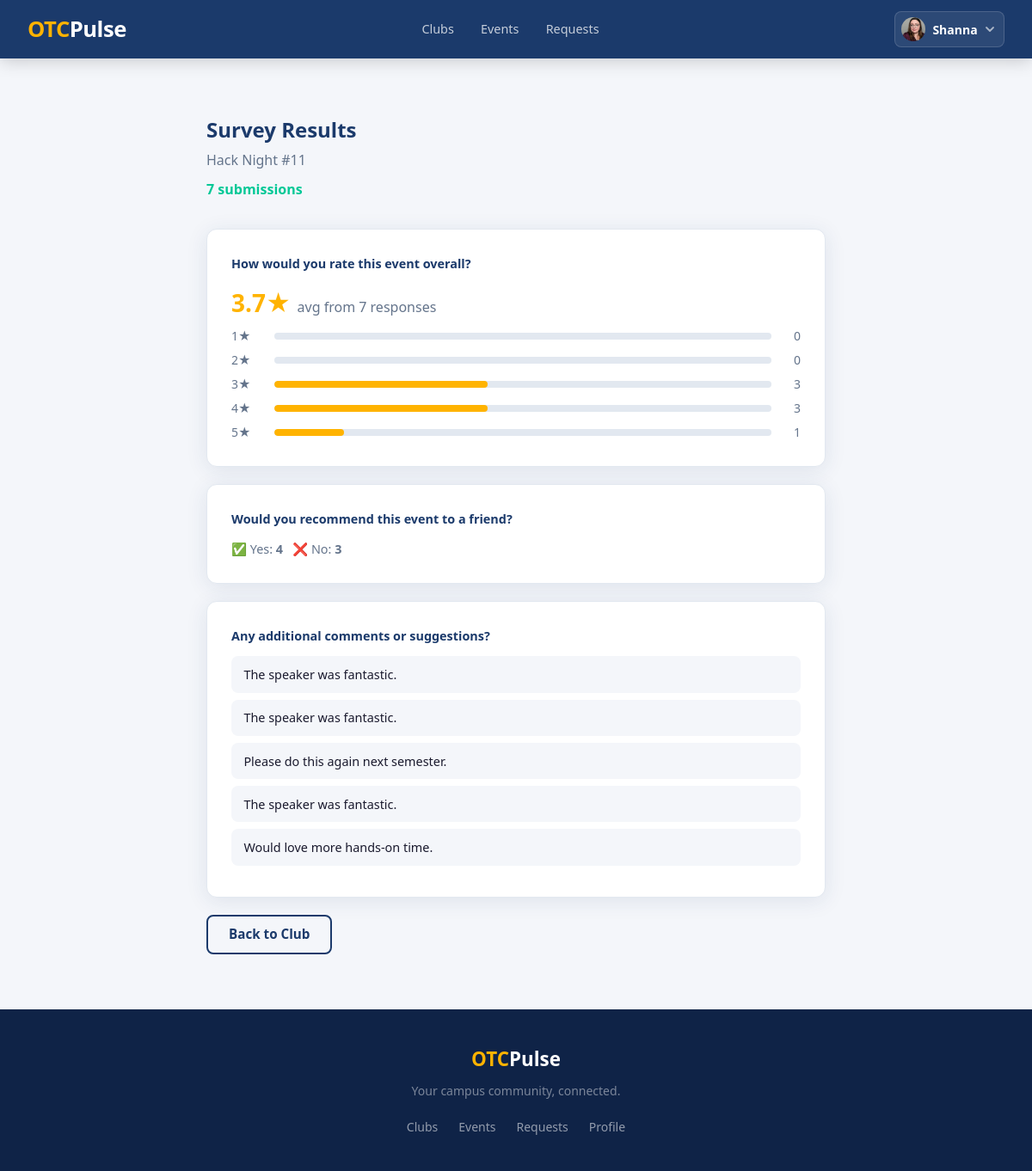
The page /clubs/events/18/survey/results/ (signed in) on the database its author committed.
### account/models.py (models this page shows, shortened)
class Profile(models.Model):
    user = models.OneToOneField(
        settings.AUTH_USER_MODEL,
        on_delete=models.CASCADE
    )
    otc_email = models.EmailField(
        unique=True,
        validators=[validate_otc_email]
    )
    points = models.IntegerField(default=0)
    class Role(models.TextChoices):
        ADMIN = 'ADMIN','Student Engagement'
        ADVISOR = 'ADVISOR','Faculty Advisor'
        LEAD = 'LEAD','Club Officer'
        STUDENT = 'STUDENT','Student'
    role = models.CharField(
        max_length=10,
        choices=Role.choices,
        default=Role.STUDENT,
    )
    image = models.ImageField(upload_to='profile_images/', null=True, blank=True)
    checkin_token = models.UUIDField(default=uuid.uuid4, unique=True, editable=False)
    short_code = models.CharField(max_length=8, unique=True, blank=True)

### clubhouse/models.py (models this page shows, shortened)
class Event(models.Model):
    class Status(models.TextChoices):
        DRAFT = 'DRAFT', 'Draft'
        SUBMITTED = 'SUBMITTED', 'Submitted'
        APPROVED = 'APPROVED', 'Approved'
        PUBLISHED = 'PUBLISHED', 'Published'
    title = models.CharField(max_length=50)
    status = models.CharField(max_length=10, choices=Status.choices, default=Status.DRAFT)
    start_time = models.DateTimeField()
    end_time = models.DateTimeField()
    club = models.ForeignKey(
        Club,
        related_name='events',
        on_delete=models.CASCADE,
    )
    location = models.ForeignKey(
        Location,
        related_name='events',
        on_delete=models.SET_NULL,
        null=True,
        blank=True,
    )
    token = models.UUIDField(default=uuid.uuid4, unique=True, editable=False)
    point_value=models.IntegerField(default=10)

class SurveyQuestion(models.Model):
    class QuestionType(models.TextChoices):
        TEXT = 'TEXT', 'Text Response'
        STARS = 'STARS', 'Star Rating'
        YESNO = 'YESNO', 'Yes / No'
    event = models.ForeignKey(
        Event,
        on_delete=models.CASCADE,
        related_name='survey_questions',
    )
    prompt = models.CharField(max_length=200)
    question_type = models.CharField(
        max_length=5, choices=QuestionType.choices, default=QuestionType.TEXT
    )
    order = models.PositiveSmallIntegerField(default=0)
    required = models.BooleanField(default=False)
    class Meta:
        ordering = ['order']

### clubhouse/views.py (the view)
# urls.py: path('events/<int:pk>/survey/results/', views.survey_results, name='survey_results'),
@login_required
def survey_results(request, pk):
    event = get_object_or_404(Event, pk=pk)
    if not _can_edit_club(request.user.profile, event.club):
        raise PermissionDenied
    questions = event.survey_questions.prefetch_related('surveyresponse_set').all()
    surveys = Survey.objects.filter(event=event).count()
    results = []
    for q in questions:
        responses = SurveyResponse.objects.filter(question=q)
        if q.question_type == SurveyQuestion.QuestionType.TEXT:
            answers = list(responses.exclude(text_answer='').values_list('text_answer', flat=True))
            results.append({'question': q, 'type': 'text', 'answers': answers})
        elif q.question_type == SurveyQuestion.QuestionType.STARS:
            counts = {i: 0 for i in range(1, 6)}
            for r in responses:
                if r.int_answer:
                    counts[r.int_answer] = counts.get(r.int_answer, 0) + 1
            total = sum(counts.values())
            avg = round(sum(k * v for k, v in counts.items()) / total, 1) if total else None
            results.append({'question': q, 'type': 'stars', 'counts': counts, 'avg': avg, 'total': total})
        else:  # YESNO
            yes = responses.filter(int_answer=1).count()
            no = responses.filter(int_answer=0).count()
            results.append({'question': q, 'type': 'yesno', 'yes': yes, 'no': no})
    return render(request, 'clubhouse/survey_results.html', {
        'event': event,
        'results': results,
        'total_submissions': surveys,
        'section': 'clubhouse',
    })

### clubhouse/views.py (called while the page is built)
def _can_edit_club(profile, club):
    return (
        club.officers.filter(pk=profile.pk).exists() or
        club.advisors.filter(pk=profile.pk).exists() or
        profile.role == profile.Role.ADMIN
    )

### clubhouse/templates/clubhouse/survey_results.html
{% extends "base.html" %}
{% block content %}
<div class="section">
  <div class="section-inner" style="max-width:720px">
    <h1 style="color:var(--navy);font-size:1.5rem;font-weight:800;margin-bottom:0.25rem">Survey Results</h1>
    <p style="color:var(--text-muted);margin-bottom:0.5rem">{{ event.title }}</p>
    <p style="margin-bottom:2rem"><span class="point-badge">{{ total_submissions }} submission{{ total_submissions|pluralize }}</span></p>
    {% for r in results %}
      <div class="card" style="margin-bottom:1.25rem">
        <p style="font-weight:700;color:var(--navy);margin-bottom:0.75rem">{{ r.question.prompt }}</p>
        {% if r.type == 'text' %}
          {% if r.answers %}
            {% for ans in r.answers %}
              <p style="background:var(--bg);border-radius:8px;padding:0.6rem 0.9rem;margin-bottom:0.5rem;font-size:0.9rem;color:var(--text)">{{ ans }}</p>
            {% endfor %}
          {% else %}
            <p style="color:var(--text-muted);font-size:0.9rem">No responses yet.</p>
          {% endif %}
        {% elif r.type == 'stars' %}
          <p style="font-size:1.75rem;font-weight:800;color:var(--gold)">{{ r.avg }}★ <span style="font-size:1rem;color:var(--text-muted);font-weight:400">avg from {{ r.total }} response{{ r.total|pluralize }}</span></p>
          {% for star, count in r.counts.items %}
            <div style="display:flex;align-items:center;gap:0.6rem;margin-top:0.35rem;font-size:0.875rem">
              <span style="width:40px;color:var(--text-muted)">{{ star }}★</span>
              <div style="flex:1;background:var(--border);border-radius:100px;height:8px;overflow:hidden">
                {% if r.total %}<div style="width:{% widthratio count r.total 100 %}%;height:100%;background:var(--gold);border-radius:100px"></div>{% endif %}
              </div>
              <span style="width:24px;text-align:right;color:var(--text-muted)">{{ count }}</span>
            </div>
          {% endfor %}
        {% else %}
          <p>✅ Yes: <strong>{{ r.yes }}</strong> &nbsp; ❌ No: <strong>{{ r.no }}</strong></p>
        {% endif %}
      </div>
    {% empty %}
      <p style="color:var(--text-muted)">No questions configured for this event.</p>
    {% endfor %}
    <a href="{% url 'clubhouse:club_detail' event.club.slug %}" class="btn btn-secondary">Back to Club</a>
  </div>
</div>
{% endblock %}

### templates/base.html (shortened to what this page needs)
<!DOCTYPE html>
<html lang="en">
<head>
    {% load static %}
    <link rel="stylesheet" href="{% static 'css/main.css' %}">
</head>
<body>
    <header class="site-header">
        <nav class="nav-container">
            <a href="/" class="nav-brand">
                <span class="brand-otc">OTC</span><span class="brand-engage">Pulse</span>
            </a>
            {% if user.is_authenticated %}
            <div class="nav-main-links">
                <a href="{% url 'clubhouse:club_list' %}"  class="nav-link {% if request.resolver_match.app_name == 'clubhouse' and 'club' in request.resolver_match.url_name %}nav-link-active{% endif %}">Clubs</a>
                <a href="{% url 'clubhouse:event_list' %}" class="nav-link {% if request.resolver_match.app_name == 'clubhouse' and 'event' in request.resolver_match.url_name %}nav-link-active{% endif %}">Events</a>
                <a href="{% url 'bulletin_board:request_list' %}" class="nav-link {% if request.resolver_match.app_name == 'bulletin_board' %}nav-link-active{% endif %}">Requests</a>
            </div>
            {% endif %}
            <div class="nav-links">
                {% if user.is_authenticated %}
                    <div class="nav-avatar-wrap" id="nav-avatar-wrap">
                        <button class="nav-avatar-btn" id="nav-avatar-btn" aria-expanded="false" aria-label="Account menu">
                            {% if user.profile.image %}
                                <img src="{{ user.profile.image.url }}" alt="{{ user.username }}" class="nav-avatar-img">
                            {% else %}
                                <span class="nav-avatar-initials">{{ user.first_name|first|upper }}{{ user.last_name|first|upper }}</span>
                            {% endif %}
                            <span class="nav-avatar-name">{{ user.first_name|default:user.username }}</span>
                            <svg class="nav-chevron" width="12" height="12" viewBox="0 0 12 12" fill="none">
                                <path d="M2 4l4 4 4-4" stroke="currentColor" stroke-width="1.8" stroke-linecap="round" stroke-linejoin="round"/>
                            </svg>
                        </button>
                    </div>
                {% else %}
                    <a href="{% url 'account:login' %}" class="nav-link">Log In</a>
                    <a href="{% url 'account:register' %}" class="btn btn-primary nav-cta">Get Started</a>
                {% endif %}
            </div>
        </nav>
    </header>
    <main>
        {% block content %}{% endblock %}
    </main>
    <footer class="site-footer">
        <div class="footer-inner">
            <div class="footer-brand">
                <span class="brand-otc">OTC</span><span class="brand-engage">Pulse</span>
            </div>
            <p class="footer-tagline">Your campus community, connected.</p>
            {% if user.is_authenticated %}
            <div class="footer-links">
                <a href="{% url 'clubhouse:club_list' %}">Clubs</a>
                <a href="{% url 'clubhouse:event_list' %}">Events</a>
                <a href="{% url 'bulletin_board:request_list' %}">Requests</a>
                <a href="{% url 'account:profile' %}">Profile</a>
            </div>
            {% else %}
            <div class="footer-links">
                <a href="{% url 'account:login' %}">Log In</a>
                <a href="{% url 'account:register' %}">Register</a>
            </div>
            {% endif %}
        </div>
    </footer>
</body>
</html>

### static/css/main.css (style rules this page uses)
:root { --navy: #1B3A6B; --navy-dark: #0F2347; --gold: #FFB300; --gold-dark: #E6A000; --teal: #00C896; --purple: #6C63FF; --bg: #F4F6FA; --white: #FFFFFF; --text: #1A1A2E; --text-muted: #64748B; --border: #E2E8F0; --shadow: 0 4px 24px rgba(27, 58, 107, 0.10); --shadow-lg: 0 8px 40px rgba(27, 58, 107, 0.18); --radius: 12px; --radius-lg: 20px; --ease: 0.2s ease; }
*, *::before, *::after { box-sizing: border-box; margin: 0; padding: 0; }
html { scroll-behavior: smooth; }
body { font-family: 'Segoe UI', system-ui, -apple-system, sans-serif; background: var(--bg); color: var(--text); line-height: 1.6; min-height: 100vh; display: flex; flex-direction: column; }
img { max-width: 100%; display: block; }
a { text-decoration: none; color: inherit; }
main { flex: 1; }
.site-header { background: var(--navy); position: sticky; top: 0; z-index: 100; box-shadow: 0 2px 20px rgba(0, 0, 0, 0.2); }
.nav-container { max-width: 1200px; margin: 0 auto; padding: 0 2rem; height: 68px; display: flex; align-items: center; justify-content: space-between; }
.nav-brand { font-size: 1.6rem; font-weight: 800; letter-spacing: -0.5px; }
.brand-otc { color: var(--gold); }
.brand-engage { color: #fff; }
.nav-links { display: flex; align-items: center; gap: 1.5rem; }
.nav-link { color: rgba(255, 255, 255, 0.85); font-weight: 500; transition: color var(--ease); }
.btn { display: inline-block; padding: 0.65rem 1.5rem; border-radius: 8px; font-weight: 600; font-size: 0.95rem; cursor: pointer; border: none; transition: all var(--ease); text-align: center; line-height: 1.4; }
.btn-secondary { background: transparent; color: var(--navy); border: 2px solid var(--navy); }
.section { padding: 4rem 2rem; }
.section-inner { max-width: 1200px; margin: 0 auto; }
.card { background: var(--white); border-radius: var(--radius); padding: 1.75rem; box-shadow: var(--shadow); transition: transform var(--ease), box-shadow var(--ease); border: 1px solid var(--border); }
.card p { font-size: 0.9rem; color: var(--text-muted); line-height: 1.6; }
.point-badge { color: var(--teal); font-weight: 700; }
.site-footer { background: var(--navy-dark); padding: 2.5rem 2rem; margin-top: auto; }
.footer-inner { max-width: 1200px; margin: 0 auto; text-align: center; }
.footer-brand .brand-otc { color: var(--gold); font-size: 1.4rem; font-weight: 800; }
.footer-brand .brand-engage { color: #fff; font-size: 1.4rem; font-weight: 800; }
.footer-tagline { color: rgba(255, 255, 255, 0.45); font-size: 0.875rem; margin: 0.5rem 0 1.25rem; }
.footer-links { display: flex; gap: 1.5rem; justify-content: center; }
.footer-links a { color: rgba(255, 255, 255, 0.55); font-size: 0.875rem; transition: color var(--ease); }
.nav-main-links { display: flex; align-items: center; gap: 0.25rem; }
.nav-main-links .nav-link { padding: 0.35rem 0.85rem; border-radius: 6px; font-size: 0.9rem; color: rgba(255,255,255,0.75); transition: background var(--ease), color var(--ease); }
.nav-avatar-wrap { position: relative; }
.nav-avatar-btn { display: flex; align-items: center; gap: 0.5rem; background: rgba(255,255,255,0.08); border: 1px solid rgba(255,255,255,0.15); border-radius: 8px; padding: 0.35rem 0.65rem 0.35rem 0.45rem; cursor: pointer; color: #fff; font-size: 0.875rem; font-weight: 600; transition: background var(--ease), border-color var(--ease); font-family: inherit; }
.nav-avatar-img { width: 28px; height: 28px; border-radius: 50%; object-fit: cover; display: block; }
.nav-avatar-name { max-width: 90px; overflow: hidden; text-overflow: ellipsis; white-space: nowrap; }
.nav-chevron { color: rgba(255,255,255,0.6); transition: transform 0.2s ease; flex-shrink: 0; }

### rows shown on the page
Event: title "Hack Night #11"
SurveyQuestion: question.prompt "How would you rate this event overall?", avg "3.7", total "7", counts "1" "2" "3" "4" "5", counts "0" "0" "3" "3" "1"
SurveyQuestion: question.prompt "Would you recommend this event to a friend?", yes "4", no "3"
SurveyQuestion: question.prompt "Any additional comments or suggestions?", answers "The speaker was fantastic." "The speaker was fantastic." "Please do this again next semester." "The speaker was fantastic." "Would love more hands-on time."

### other values the page prints
{{ user.first_name|default:user.username }} "Shanna"
{{ total_submissions }} "7"
